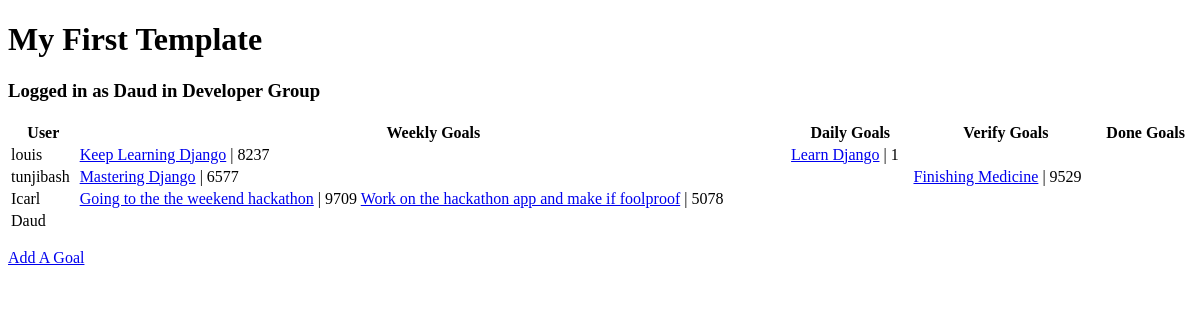
Page /bashorunemmascrumy/home (signed in) on the earlier database version.
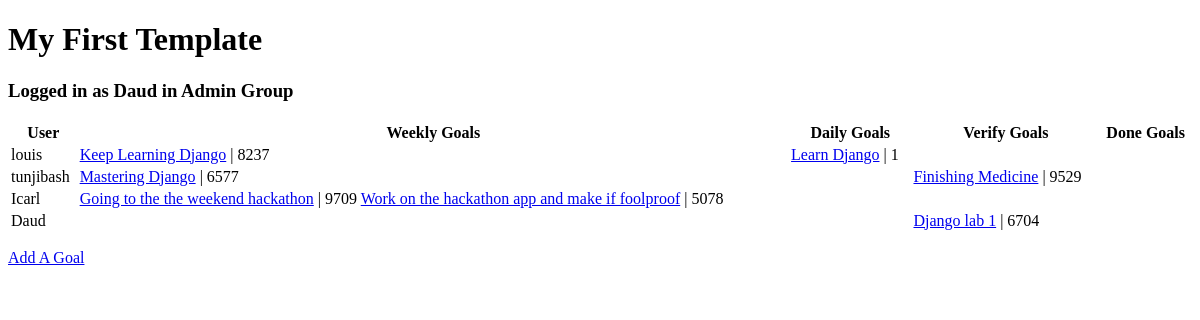
Same page on the later database version.
### bashorunemmascrumy/models.py (models this page shows)
class ScrumyGoals(models.Model):
    goal_name = models.CharField(max_length=50)
    goal_id = models.IntegerField()
    created_by = models.CharField(max_length=50)
    moved_by = models.CharField(max_length=50)
    owner = models.CharField(max_length=50)
    goal_status = models.ForeignKey(GoalStatus, on_delete=models.CASCADE)
    user = models.ForeignKey(User, related_name="user_goal", on_delete=models.CASCADE)
    def __str__(self):
        return self.goal_name

### bashorunemmascrumy/views.py (the view)
# urls.py: path('home', views.home),
@login_required(login_url="/bashorunemmascrumy/accounts/login")
def home(request):
    goal = ScrumyGoals.objects.get(goal_name="Keep Learning Django")
    all_users = User.objects.all()
    weekly_goals = GoalStatus.objects.get(status_name="Weekly Goal")
    goals_weekly = weekly_goals.scrumygoals_set.all()
    daily_goals = GoalStatus.objects.get(status_name="Daily Goal")
    goals_daily = daily_goals.scrumygoals_set.all()
    verify_goals = GoalStatus.objects.get(status_name="Verify Goal")
    goals_verify = verify_goals.scrumygoals_set.all()
    done_goals = GoalStatus.objects.get(status_name="Done Goal")
    goals_done = done_goals.scrumygoals_set.all()
    dictionary = {'users': all_users, 'weekly': goals_weekly, 'daily': goals_daily, 'verify': goals_verify, 'done': goals_done}
    return render(request, "bashorunemmascrumy/home.html", dictionary)

### bashorunemmascrumy/templates/bashorunemmascrumy/home.html (shortened to what this page needs)
<!DOCTYPE html>
<html lang="en-US">
<head>
</head>
<body>
	<h1>My First Template</h1>
	<h3>Logged in as {{ request.user }} in {{ request.user.groups.all.0 }} Group </h3>
	<table style="width : 100%">
		<tr>
			<th>User</th>
			<th>Weekly Goals</th>
			<th>Daily Goals</th>
			<th>Verify Goals</th>
			<th>Done Goals</th>
		</tr>
		{% for user in users %}
		<tr>
			<td>{{user}}</td>
			<td>{% for goal in weekly %}
				{%if goal.user.username == user.username %}
				<a href={% url 'bashorunemmascrumy:movegoal' goal.goal_id %}>{{goal}}</a> | {{goal.goal_id}}
				{%endif%}
				{%endfor%}
			</td>
			<td>
				{% for goal in daily%}
				{%if goal.user.username == user.username%}
				<a href={% url 'bashorunemmascrumy:movegoal' goal.goal_id %}>{{goal}}</a> | {{goal.goal_id}}
				{%endif%}
				{%endfor%}
			</td>
			<td>
				{% for goal in verify%}
				{%if goal.user.username == user.username %}
				<a href={% url 'bashorunemmascrumy:movegoal' goal.goal_id %}>{{goal}}</a> | {{goal.goal_id}}
				{%endif%}
				{%endfor%}
			</td>
			<td>
			</td>
		</tr>
		{%endfor%}
	</table>
	<p><a href={% url 'bashorunemmascrumy:addgoal' %}>Add A Goal </a></p>
</body>
</html>

Differences in the rows shown:
added ScrumyGoals: goal_name "Django lab 1", goal_id "6704"
Other differences:
{{ request.user.groups.all.0 }}: "Developer" → "Admin"
